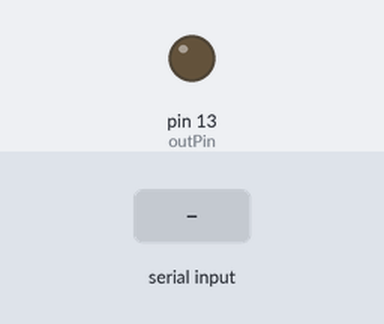
The sketch below on a simulated Arduino Uno, built with avr-gcc and run on an emulated ATmega328P. Parts: output pins drawn as LEDs (lit = HIGH). The inputs (shaded band) are chosen by the test bench.

Above: at 1.2 s.
1.3 s: byte 30 received over Serial
At 2.1 s:
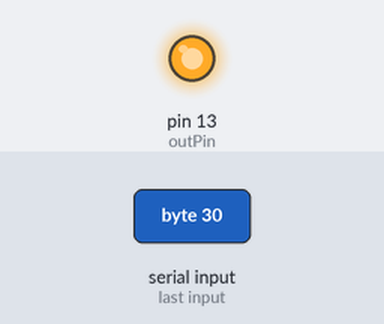
Timing chart, 0 to 4.3 s (numbered marks = the images above; inputs shaded):
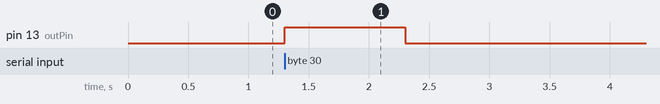

Measured:
- after the input at 1.3 s, pin 13 (outPin): LOW → HIGH at once, → LOW 1.0 s later

The sketch:

webcamTrig_103117a.ino
```cpp
int outDur = 1000;

int outPin = 13;
byte pyIn = 0;
long outStartTime = 0;
int sendOut = 0;

void setup() {
  pinMode(outPin, OUTPUT);
  Serial.begin(9600);

}

void loop() {
  if (Serial.available()) {
    pyIn = Serial.read();
    if (pyIn != 0) {
      digitalWrite(outPin, HIGH);
      outStartTime = millis();
      sendOut = 1;
    }
    else {
      digitalWrite(outPin, LOW);
      pyIn = 0;
    }

//    digitalWrite(outPin, HIGH);
//    delay(1000);
//    digitalWrite(outPin, LOW);

  }

  if (sendOut == 1 && millis()-outStartTime > outDur) {
      digitalWrite(outPin, LOW);
      sendOut = 0;
  }
}
```
